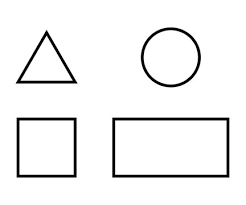
#> input picture HW2/images/Q7.png, 246 x 205 px
$ jupyter execute Q5.ipynb
#> lines starting #> are read from the running program, lines starting #| are printed output that depends on the picture; after the words box and inside, x2 and y2 are one past the last pixel; in counts of white or black regions, pixels touching at a corner belong together
<div dir="rtl">
    الف) ابتدا تصویر زیر را که در پوشه  imagesآمده است را بخوانید
<div>

[cell 1]
import numpy as np
import cv2
import math
import matplotlib.pyplot as plt

[cell 2]
# Read the image
original_img = cv2.imread('images/Q7.png', cv2.IMREAD_GRAYSCALE)
#> original_img is the input picture: shape (205, 246); min 0, max 255, mean 242.2
assert original_img is not None, "file could not be read, check with os.path.exists()"

plt.figure(figsize=(5,5))
# show original image
plt.imshow(original_img, cmap='gray')
plt.title('Original Image')

<div dir="rtl">
    ب) در مورد تابع  findContoursتحقیق کنید و بگویید که چه کاری انجام میدهد. سپس با استفاده از آن مرز اشکال
را پیدا کنید و رسم کنید. اگر به پیشپردازشی نیز نیاز است، آن را انجام داده و علت کار خود را بگویید
<div>

[cell 3]
# original_img.max()
# original_img.min()
original_img

[cell 4]
# https://docs.opencv.org/4.x/d4/d73/tutorial_py_contours_begin.html
# https://www.geeksforgeeks.org/find-and-draw-contours-using-opencv-python/
# https://pythonexamples.org/python-opencv-cv2-find-contours-in-image/


# Find contours
ret, thresh = cv2.threshold(original_img, 127, 255, 0)
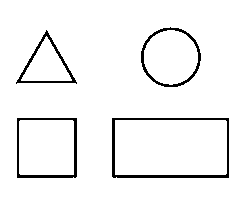
#> thresh: shape (205, 246); 95.3% white; black in thin lines or dots, all inside (x1, y1, x2, y2) = (16, 27, 229, 178)
# thresh = cv2.bitwise_not(thresh) # invert the image to make background black and foreground white (to remove the frame of the image)
contours, hierarchy = cv2.findContours(thresh, cv2.RETR_TREE, cv2.CHAIN_APPROX_SIMPLE)
#> contours = 9 contours; largest, box (x1, y1, x2, y2) and area: (0, 0, 246, 205) 49980, (111, 117, 230, 179) 7194, (115, 120, 227, 175) 5993, (16, 117, 78, 179) 3716, (19, 120, 74, 175) 2914
# contours, hierarchy = cv2.findContours(thresh, cv2.RETR_EXTERNAL, cv2.CHAIN_APPROX_SIMPLE)

# edged = cv2.Canny(original_img, 30, 200)
# contours, hierarchy = cv2.findContours(edged, cv2.RETR_TREE, cv2.CHAIN_APPROX_SIMPLE)

print("Number of Contours found = " + str(len(contours)))
#| Number of Contours found = 9

# Draw contours
image_with_contours = original_img.copy()
image_with_contours = cv2.cvtColor(image_with_contours, cv2.COLOR_GRAY2BGR)
cv2.drawContours(image_with_contours, contours, -1, (0,255,0), 3)
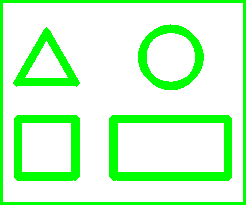
#> image_with_contours: shape (205, 246, 3); mean B, G, R 203, 255, 203
cv2.imshow('Contours', image_with_contours)
cv2.waitKey(0)
cv2.destroyAllWindows()

plt.figure(figsize=(20,20))
# show the image with contours
plt.imshow(image_with_contours, cmap='gray')
plt.title('Image with contours')

plt.subplot(121),plt.imshow(original_img,cmap = 'gray')
plt.title('Original Image'), plt.xticks([]), plt.yticks([])
plt.subplot(122),plt.imshow(image_with_contours)
plt.title('Find Contours result'), plt.xticks([]), plt.yticks([])

plt.show()
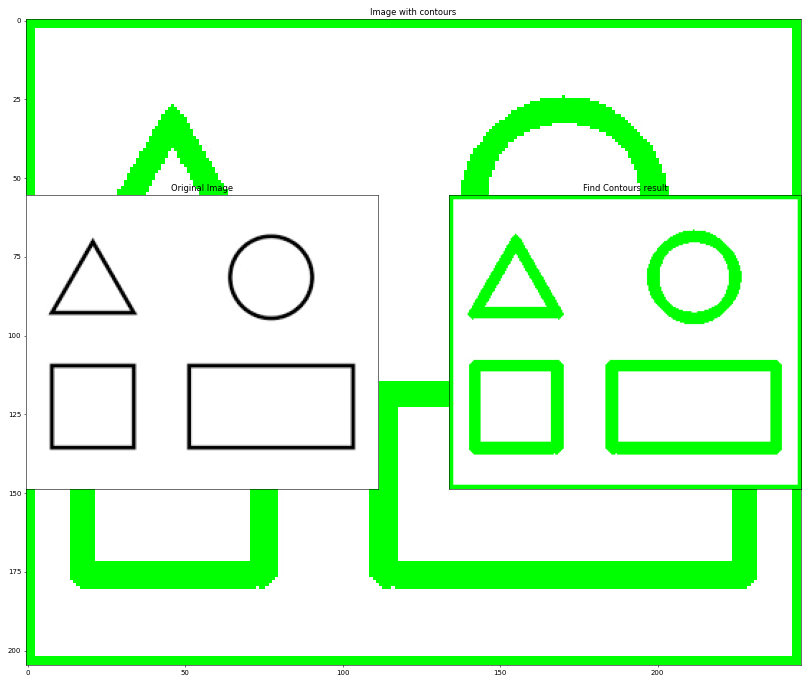
#> figure drawn by matplotlib, 3 panels

<div dir="rtl">
ج) با استفاده از تابع  approxPolyDPنقاط گوشه شکل را پیدا کنید و علامت بزنید. سپس تشخیص دهید که شکل
متعلق به چه کلاسی است و با متنی این را در تصویر مشخص کنید.
مراحل انجام کار را در گزارش با آوردن تصاویر هر مرحله، توضیح دهید
</div>

src: https://docs.opencv.org/4.x/d3/dc0/group__imgproc__shape.html

cv.approxPolyDP(	curve, epsilon, closed[, approxCurve]	) ->	approxCurve

Approximates a polygonal curve(s) with the specified precision.

The function cv::approxPolyDP approximates a curve or a polygon with another curve/polygon with less vertices so that the distance between them is less or equal to the specified precision. It uses the Douglas-Peucker algorithm http://en.wikipedia.org/wiki/Ramer-Douglas-Peucker_algorithm

Parameters
curve:	Input vector of a 2D point stored in std::vector or Mat
approxCurve:	Result of the approximation. The type should match the type of the input curve.
epsilon:	Parameter specifying the approximation accuracy. This is the maximum distance between the original curve and its approximation.
closed:	If true, the approximated curve is closed (its first and last vertices are connected). Otherwise, it is not closed.

<ul>
<li>The process of approximating the shape of a contour of a given polygon to the shape of the original polygon to the specified precision is called approximation of a shape of the contour.</li>
<li>We make use of a function in OpenCV called approxPolyDP() function to perform an approximation of a shape of a contour.</li>
<li>The image of a polygon whose shape of a contour must be approximated is read using the imread() function.</li>
<li>Then the input image is converted into a grayscale image.</li>
<li>Then thresholding function is applied on the grayscale image to convert it into a binary image.</li>
<li>Then the contours present in the image are determined using findContours() function.</li>
<li>Then for each of the contours determined in the image, the approxPolyDP() function is applied to determine the shape of the polygons present in the image.</li>
<li>Then the determined shape of the contours is drawn on the image using drawContours() function and then displayed as the output of the program.</li>
</ul>

[cell 5]
# https://www.educba.com/opencv-approxpolydp/
# https://pyimagesearch.com/2021/10/06/opencv-contour-approximation/
# https://www.geeksforgeeks.org/how-to-detect-shapes-in-images-in-python-using-opencv/

image_with_shapes = original_img.copy()
# changing the image to color image
image_with_shapes = cv2.cvtColor(image_with_shapes, cv2.COLOR_GRAY2BGR)

#for each of the contours detected, the shape of the contours is approximated using approxPolyDP() function and the contours are drawn in the image using drawContours() function
for contour in contours:
    perimeter = cv2.arcLength(contour, True)
    epsilon = 0.0102 * perimeter
    # Calculates a contour perimeter(محیط) or a curve length.
    # The function computes a curve length or a closed contour perimeter.
    # Parameters
    # curve:	Input vector of 2D points, stored in std::vector or Mat.
    # closed:	Flag indicating whether the curve is closed or not.
    # Examples:
    # samples/cpp/squares.cpp, and samples/tapi/squares.cpp.
    approximations = cv2.approxPolyDP(contour, epsilon, True)
    cv2.drawContours(image_with_shapes, [approximations], 0, (255, 0, 0), 1)
    # cv2.drawContours(image_with_shapes, [approximations], -1, (0, 255, 0), 1)
    # the name of the detected shapes are written on the image
    i, j = approximations[0][0]
    if len(approximations) == 3:
        if perimeter > 159:
            cv2.putText(image_with_shapes, "Triangle", (i+5, j+8), cv2.FONT_HERSHEY_COMPLEX, 0.4, (0, 255, 0), 1)
        else:
            cv2.putText(image_with_shapes, "Triangle", (approximations[1][0][0]+1, approximations[1][0][1]-5), cv2.FONT_HERSHEY_COMPLEX, 0.4, (0, 255, 0), 1)
    elif len(approximations) == 4:
        x, y, width, height = cv2.boundingRect(approximations)
        aspect_ratio = float(width)/height
        if aspect_ratio >= 0.95 and aspect_ratio <= 1.05:
            if perimeter > 215:
                cv2.putText(image_with_shapes, "Square", (i, j-4), cv2.FONT_HERSHEY_COMPLEX, 0.4, (255, 0, 0), 1)
            else:
                cv2.putText(image_with_shapes, "Square", (approximations[1][0][0]+1, approximations[1][0][1]-7), cv2.FONT_HERSHEY_COMPLEX, 0.4, (255, 0, 0), 1)

        else:
            if perimeter > 329:
                if perimeter > 500:
                    cv2.putText(image_with_shapes, "Rectangle", (i+3, j+13), cv2.FONT_HERSHEY_COMPLEX, 0.4, (0, 0, 255), 1)
                else:
                    cv2.putText(image_with_shapes, "Rectangle", (i, j-4), cv2.FONT_HERSHEY_COMPLEX, 0.4, (0, 0, 255), 1)
            else:
                cv2.putText(image_with_shapes, "Rectangle", (approximations[1][0][0]+1, approximations[1][0][1]-7), cv2.FONT_HERSHEY_COMPLEX, 0.4, (0, 0, 255), 1)
    elif len(approximations) == 5:
        cv2.putText(image_with_shapes, "Pentagon", (i, j), cv2.FONT_HERSHEY_COMPLEX, 0.4, (0, 127, 127), 1)
    elif 6 < len(approximations) < 15: # 6 < len(approximations) < 14 --> Ellipse change to circle
        cv2.putText(image_with_shapes, "Ellipse", (i-23, j+30), cv2.FONT_HERSHEY_COMPLEX, 0.4, (127, 127, 0),1)
    else:
        cv2.putText(image_with_shapes, "Circle", (i, j-2), cv2.FONT_HERSHEY_COMPLEX, 0.4, (127, 0, 127), 1)
#> this loop made 9 passes
#> (perimeter, epsilon, approximations, i, j, x, y, width) on passes 1 to 5: (898, 9.16, [[0, 0], [0, 204], [245, 204], [245, 0]], 0, 0, 0, 0, 246), (355.9, 3.63, [[111, 118], [228, 117], [229, 177], [113, 178]], 111, 118, 111, 117, 119), (328.8, 3.35, [[115, 120], [115, 174], [226, 173], [225, 120]], 115, 120, 115, 120, 112), (241.9, 2.47, [[16, 118], [76, 117], [77, 176], [17, 178]], 16, 118, 16, 117, 62), (214.2, 2.19, [[20, 120], [19, 173], [73, 174], [73, 121]], 20, 120, 19, 120, 55)
#> (perimeter, epsilon, approximations, i, j) on passes 6 to 7: (197.3, 2.01, [[46, 29], [76, 84], [15, 83]], 46, 29), (158.7, 1.62, [[46, 36], [21, 80], [71, 80]], 46, 36)
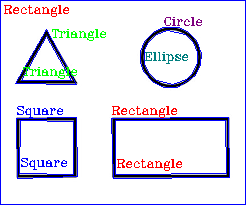
#> image_with_shapes: shape (205, 246, 3); 8.47% of pixels changed, all inside (x1, y1, x2, y2) = (0, 0, 246, 205)

plt.figure(figsize=(20,20))
plt.subplot(121),plt.imshow(original_img,cmap = 'gray')
plt.title('Original Image'), plt.xticks([]), plt.yticks([])
plt.subplot(122),plt.imshow(image_with_shapes)
plt.title('approxPolyDP result'), plt.xticks([]), plt.yticks([])
plt.show()
#> figure, not shown here; B, G, R data is drawn as R, G, B

#displaying the resulting image as the output on the screen
# cv2.imshow("Resulting_image", image_with_shapes)
# cv2.waitKey(0)
